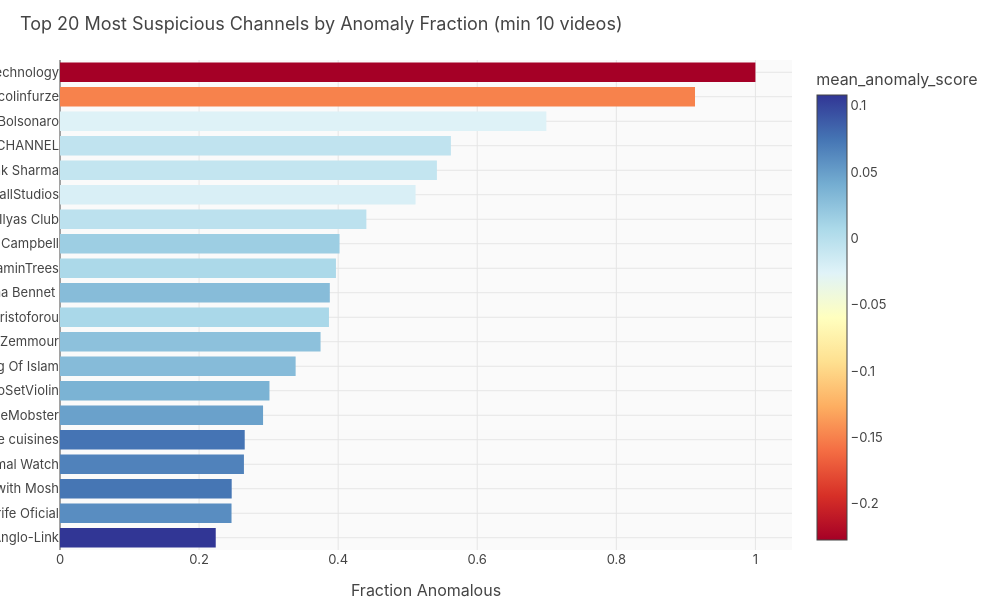

Notebook cell for this chart:
### Code cell
# Bar chart of top suspicious channels
fig = px.bar(top20, x='fraction_anomalous', y='channel_title', orientation='h',
    color='mean_anomaly_score', color_continuous_scale='RdYlBu',
    title='Top 20 Most Suspicious Channels by Anomaly Fraction (min 10 videos)',
    labels={'fraction_anomalous': 'Fraction Anomalous', 'channel_title': ''})
fig.update_layout(height=600, width=1000, yaxis=dict(autorange='reversed'))
fig.show()

### Figure 1 — Plotly figure (JSON) as saved in the notebook; plotly's stock layout.template omitted (floating-point values rounded to 4 significant figures)
{"data": [{"hovertemplate": "Fraction Anomalous=%{x}<br>=%{y}<br>mean_anomaly_score=%{marker.color}<extra></extra>", "legendgroup": "", "marker": {"color": [-0.2273, -0.1497, -0.0249, -0.005897, -0.007706, -0.02146, -0.003172, 0.01599, 0.007009, 0.02922, 0.008037, 0.02566, 0.02996, 0.03638, 0.04818, 0.07478, 0.06666, 0.07401, 0.05989, 0.108], "coloraxis": "coloraxis", "pattern": {"shape": ""}}, "name": "", "orientation": "h", "showlegend": false, "textposition": "auto", "type": "bar", "x": [1.0, 0.9132, 0.6994, 0.5621, 0.542, 0.5113, 0.4406, 0.402, 0.3968, 0.388, 0.3868, 0.3747, 0.3388, 0.3012, 0.292, 0.2656, 0.2645, 0.2469, 0.2467, 0.224], "xaxis": "x", "y": ["Primitive Technology", "colinfurze", "Jair Bolsonaro", "OPEN IDEA CHANNEL", "Deepak Sharma", "MetaBallStudios", "Karni Ilyas Club", "Dr. John Campbell", "TheraminTrees", "Emma Bennet ", "Alex Christoforou", "Éric Zemmour", "The Meaning Of Islam", "TwoSetViolin", "TrueMobster", "Vivienne cuisines", "Animal Watch", "Programming with Mosh", "Matarife Oficial", "Anglo-Link"], "yaxis": "y"}], "layout": {"barmode": "relative", "coloraxis": {"colorbar": {"title": {"text": "mean_anomaly_score"}}, "colorscale": [[0.0, "rgb(165,0,38)"], [0.1, "rgb(215,48,39)"], [0.2, "rgb(244,109,67)"], [0.3, "rgb(253,174,97)"], [0.4, "rgb(254,224,144)"], [0.5, "rgb(255,255,191)"], [0.6, "rgb(224,243,248)"], [0.7, "rgb(171,217,233)"], [0.8, "rgb(116,173,209)"], [0.9, "rgb(69,117,180)"], [1.0, "rgb(49,54,149)"]]}, "height": 600, "legend": {"tracegroupgap": 0}, "title": {"text": "Top 20 Most Suspicious Channels by Anomaly Fraction (min 10 videos)"}, "width": 1000, "xaxis": {"anchor": "y", "domain": [0.0, 1.0], "title": {"text": "Fraction Anomalous"}}, "yaxis": {"anchor": "x", "autorange": "reversed", "domain": [0.0, 1.0], "title": {"text": ""}}}}
